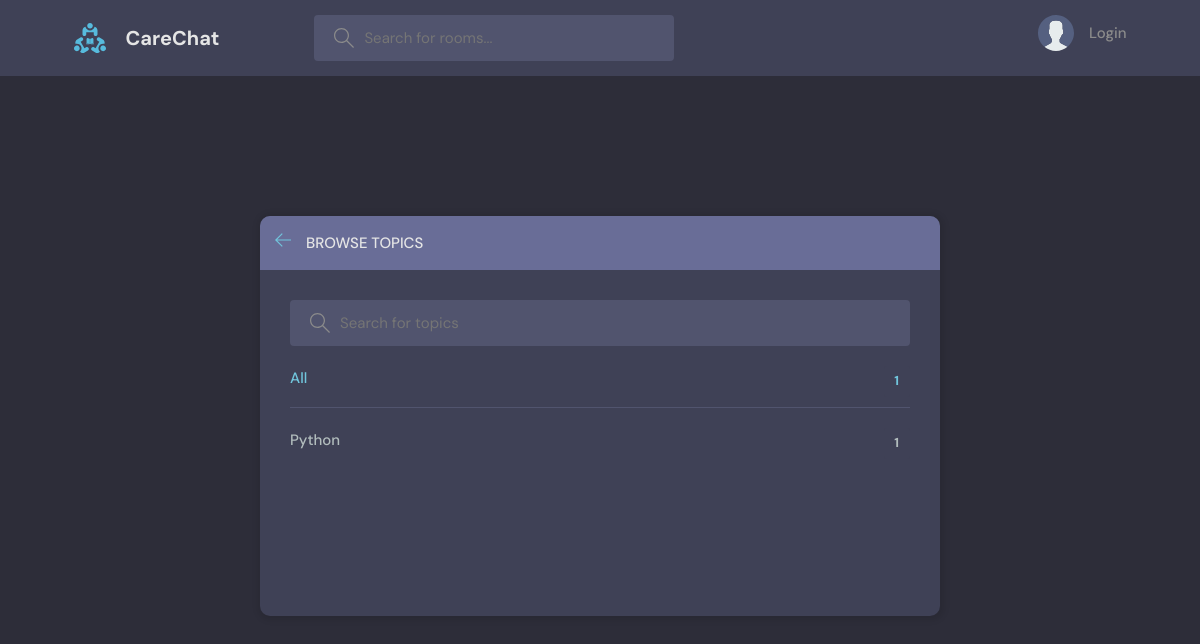
Before: /topics/ with the older database file.
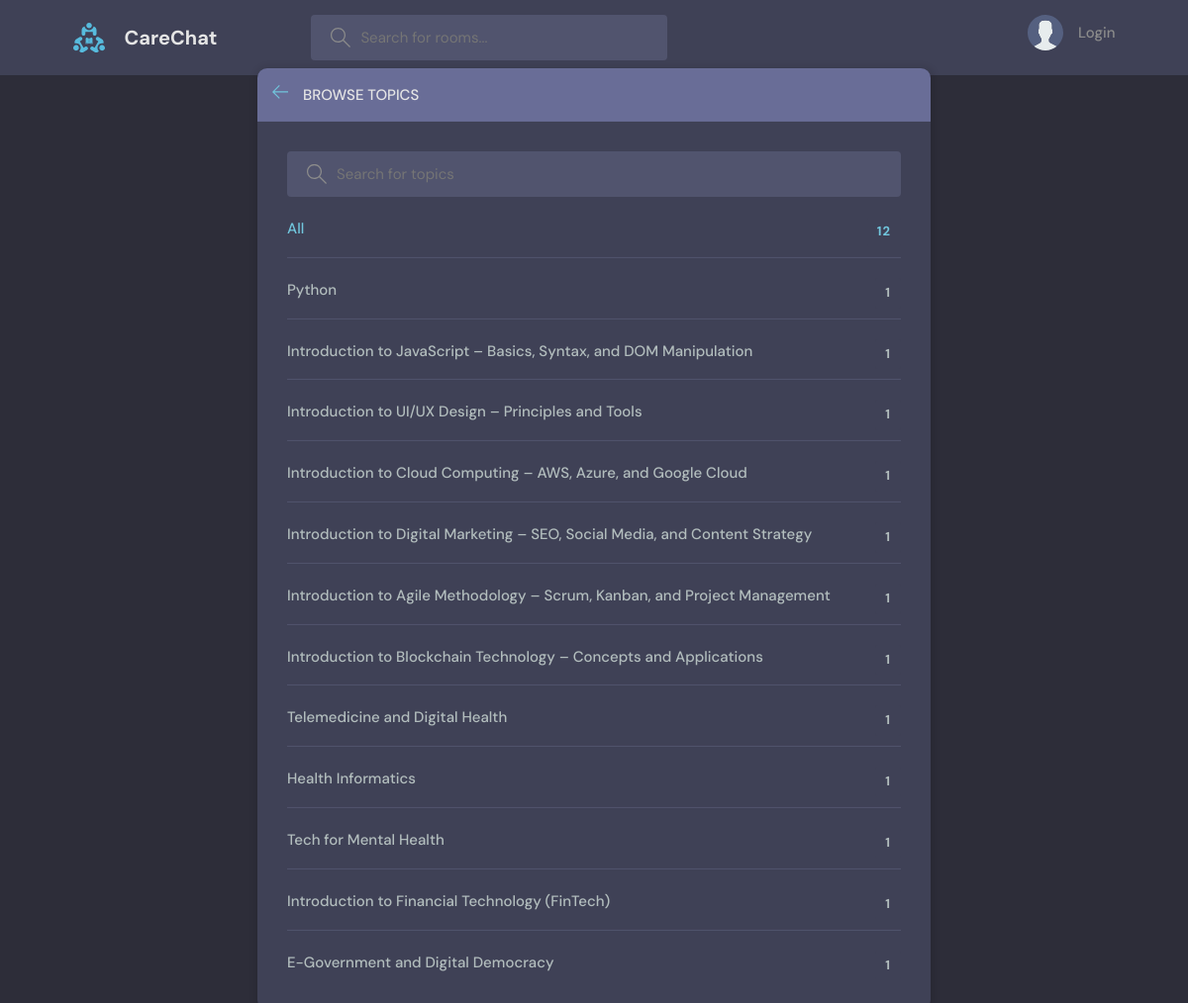
After: the same page with the newer database file.
### base/models.py (models this page shows, shortened)
class Topic(models.Model):
    name=models.CharField(max_length=200)

### base/views.py (the view)
# urls.py: path('topics/', views.topicsPage, name='topics'),
def topicsPage(request):
    q=request.GET.get('q') if request.GET.get('q') != None else ''
    topics=Topic.objects.filter(name__icontains=q)
    return render(request,'base/topics.html',{'topics':topics})

### base/templates/base/topics.html (shortened to what this page needs)
{% extends 'main.html' %}
{% block content %}
<main class="create-room layout">
  <div class="container">
    <div class="layout__box">
      <div class="layout__boxHeader">
        <div class="layout__boxTitle">
          <a href="{% url 'home' %}">
            <svg version="1.1" xmlns="http://www.w3.org/2000/svg" width="32" height="32" viewBox="0 0 32 32">
              <title>arrow-left</title>
              <path
                d="M13.723 2.286l-13.723 13.714 13.719 13.714 1.616-1.611-10.96-10.96h27.625v-2.286h-27.625l10.965-10.965-1.616-1.607z">
              </path>
            </svg>
          </a>
          <h3>Browse Topics</h3>
        </div>
      </div>
      <div class="topics-page layout__body">
        <form action="" method="GET" class="header__search">
          <label>
            <input name="q" placeholder="Search for topics" />
          </label>
        </form>
        <ul class="topics__list">
          <li>
            <a href="{% url 'topics' %}" class="active">All <span>{{topics.count}}</span></a>
          </li>
          {% for topic in topics %}
          <li>
            <a href="{% url 'home' %}?q={{topic.name}}">{{ topic.name }} <span>{{topic.room_set.all.count}}</span></a>
          </li>
          {% endfor %}
        </ul>
      </div>
    </div>
  </div>
</main>
{% endblock content %}

Changed rows visible on the page:
added Topic: name "Introduction to JavaScript – Basics, Syntax, and DOM Manipulation", room_set.all.count "1"
added Topic: name "Introduction to UI/UX Design – Principles and Tools", room_set.all.count "1"
added Topic: name "Introduction to Cloud Computing – AWS, Azure, and Google Cloud", room_set.all.count "1"
added Topic: name "Introduction to Digital Marketing – SEO, Social Media, and Content Strategy", room_set.all.count "1"
added Topic: name "Introduction to Agile Methodology – Scrum, Kanban, and Project Management", room_set.all.count "1"
added Topic: name "Introduction to Blockchain Technology – Concepts and Applications", room_set.all.count "1"
added Topic: name "Telemedicine and Digital Health", room_set.all.count "1"
added Topic: name "Health Informatics", room_set.all.count "1"
added Topic: name "Tech for Mental Health", room_set.all.count "1"
added Topic: name "Introduction to Financial Technology (FinTech)", room_set.all.count "1"
added Topic: name "E-Government and Digital Democracy", room_set.all.count "1"
Other visible differences:
{{ topics.count }}: "1" → "12"
